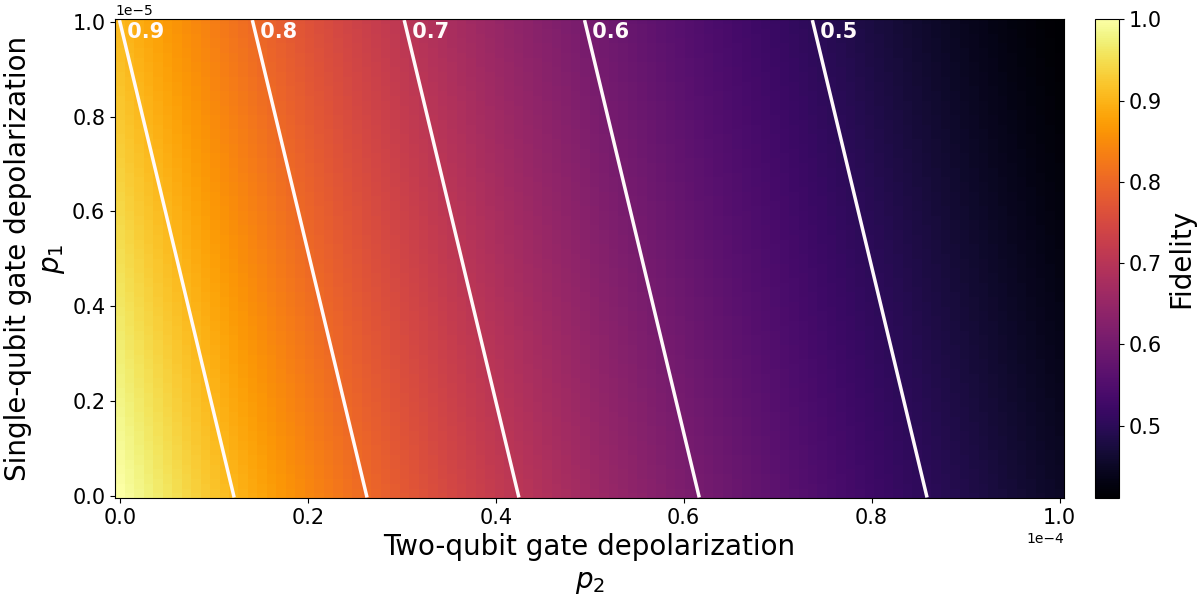

The script that drew this image:
import matplotlib.pyplot as plt
import csv
import numpy as np

scatter_size = 50
ticks_size = 15
label_size = 20
plot_width = 2.5

file = open(f'../data/shor_computation_data.csv', 'r')
data = list(csv.reader(file, delimiter=","))
file.close()

p1s = [float(i) for i in data[0]]
p2s = [float(i) for i in data[1]]

fidelities = []

for i in range(len(p1s)):
    fidelities.append([float(j) for j in data[i+2]])

thresholds = [0.9, 0.8, 0.7, 0.6, 0.5]

thresh_plots = [[] for _ in thresholds]
for i,th in enumerate(thresholds):
    for j in range(len(p1s)):
        rightmost_point = 0
        for k in range(len(p2s)):
            if fidelities[j][k] > th:
                rightmost_point = p2s[k]
        thresh_plots[i].append(rightmost_point)

fig, ax = plt.subplots(figsize=(12, 6), layout='compressed')
X,Y = np.meshgrid(p2s, p1s)

color = ax.pcolormesh(X, Y, fidelities, cmap='inferno')
cbar = fig.colorbar(color, pad=0.02)
cbar.set_label('Fidelity', fontsize=label_size)
cbar.ax.tick_params(labelsize=ticks_size)

for i,th in enumerate(thresholds):
    ax.plot([thresh_plots[i][0], thresh_plots[i][-1]], [p1s[0], p1s[-1]], linewidth=plot_width, color='snow')
    ax.text(thresh_plots[i][-1], p1s[-1], f' {th}', fontsize=ticks_size, color='snow', va='top', ha='left', fontweight='bold')

ax.set_ylabel('Single-qubit gate depolarization\n$p_1$', fontsize=label_size)
ax.set_xlabel('Two-qubit gate depolarization\n$p_2$', fontsize=label_size)

ax.ticklabel_format(axis='both', style='sci', scilimits=(0,0))

# set ticks to scientific notation
ax.xaxis.set_tick_params(labelsize=ticks_size)
ax.yaxis.set_tick_params(labelsize=ticks_size)

plt.show()
